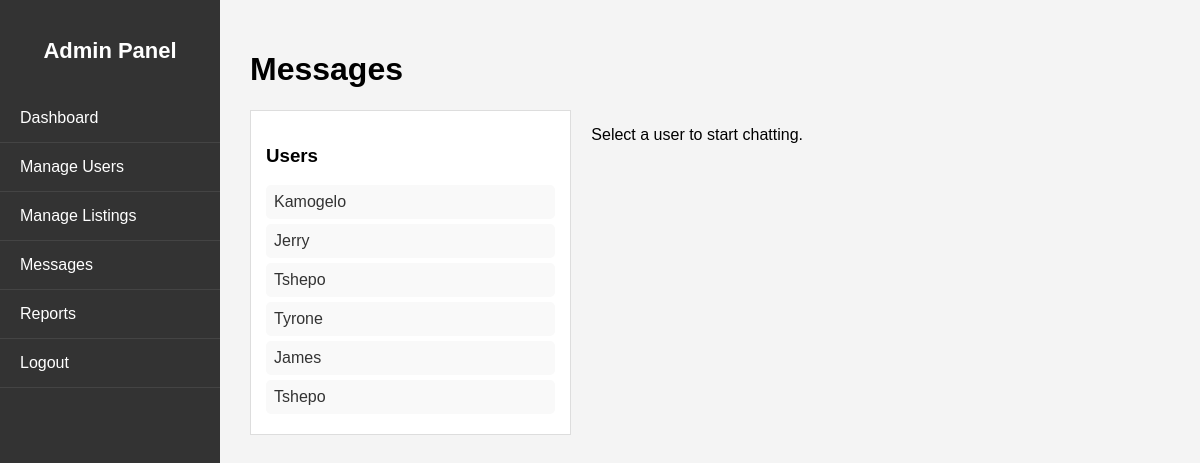
Page /dashboards/admin/messages.php on the committed database.
### tables this page shows
CREATE TABLE `users` (
  `id` int(11) NOT NULL,
  `role` varchar(255) NOT NULL,
  `name` varchar(255) NOT NULL,
  `surname` varchar(255) NOT NULL,
  `email` varchar(255) NOT NULL,
  `password` varchar(255) NOT NULL,
  `created_at` timestamp NOT NULL DEFAULT current_timestamp(),
  `address` varchar(255) DEFAULT NULL,
  `profile_image` varchar(255) DEFAULT 'default.png'
);

### dashboards/admin/messages.php (the view, shortened to what this page needs)
<?php
require_once '../../includes/db.php';
$userId = $_SESSION['user_id'] ?? 0;
$stmt = $conn->prepare("SELECT id, name FROM users WHERE id != ?");
$stmt->bind_param("i", $userId);
$stmt->execute();
$users = $stmt->get_result();
$chatWith = $_GET['user'] ?? null;
?>
<!DOCTYPE html>
<html>
<head>
</head>
<body>
  <div class="sidebar">
    <h2>Admin Panel</h2>
    <a href="admin_dashboard.php">Dashboard</a>
    <a href="manage_users.php">Manage Users</a>
    <a href="manage_listings.php">Manage Listings</a>
    <a href="messages.php">Messages</a>
    <a href="admin_reports.php">Reports</a>
    <a href="../../logout.php">Logout</a>
  </div>
  <div class="main">
    <h1>Messages</h1>
    <div style="display: flex; gap: 20px;">
      <div class="user-list" style="flex: 1;">
        <h3>Users</h3>
        <?php while ($row = $users->fetch_assoc()): ?>
          <a href="messages.php?user=<?= $row['id'] ?>"><?= htmlspecialchars($row['name']) ?></a>
        <?php endwhile; ?>
      </div>
      <div style="flex: 2;">
        <?php if ($chatWith): ?>
          <?php
            $stmt = $conn->prepare("SELECT * FROM messages
              WHERE (sender_id = ? AND receiver_id = ?)
              OR (sender_id = ? AND receiver_id = ?)
              ORDER BY created_at");
            $stmt->bind_param("iiii", $userId, $chatWith, $chatWith, $userId);
            $stmt->execute();
            $messages = $stmt->get_result();
          ?>
          <h3>Chat with User <?= htmlspecialchars($chatWith) ?></h3>
          <div class="chat-box">
            <?php while ($msg = $messages->fetch_assoc()): ?>
              <div class="message">
                <strong><?= $msg['sender_id'] == $userId ? 'You' : 'Them' ?>:</strong>
                <?= htmlspecialchars($msg['message']) ?>
              </div>
            <?php endwhile; ?>
          </div>
          <form method="POST" action="../../chat/send_message.php">
            <input type="hidden" name="receiver_id" value="<?= $chatWith ?>">
            <textarea name="message" rows="3" required></textarea>
            <button type="submit">Send</button>
          </form>
        <?php else: ?>
          <p>Select a user to start chatting.</p>
        <?php endif; ?>
      </div>
    </div>
  </div>
</body>
</html>

### dashboards/admin/messages.php (style rules this page uses)
body { margin: 0; font-family: Arial, sans-serif; display: flex; background: #f4f4f4; }
.sidebar { width: 220px; background: #333; color: #fff; height: 100vh; position: fixed; padding-top: 20px; }
.sidebar h2 { text-align: center; margin-bottom: 30px; font-size: 22px; color: #fff; }
.sidebar a { display: block; padding: 15px 20px; color: #fff; text-decoration: none; border-bottom: 1px solid #444; }
.main { margin-left: 220px; padding: 30px; width: 100%; }
.user-list { background: #fff; padding: 15px; border: 1px solid #ddd; max-height: 400px; overflow-y: auto; }
.user-list a { display: block; padding: 8px; margin-bottom: 5px; background: #f9f9f9; border-radius: 5px; text-decoration: none; color: #333; }

### rows in the picture
users: name "Kamogelo"
users: name "Jerry"
users: name "Tshepo"
users: name "Tyrone"
users: name "James"
users: name "Tshepo"
